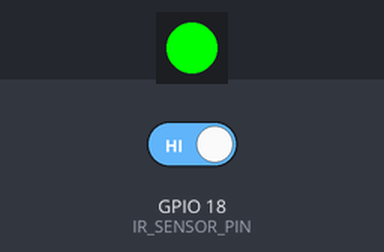
Recording of a sketch running on a simulated ESP32. Parts: 1 RGB LEDs in strip order, left to right. The inputs (shaded band) are chosen by the test bench; at power-on: GPIO 18 (IR_SENSOR_PIN) HIGH. WiFi joins after 1.5 s; servers stay silent unless stated; what the sketch prints to the serial monitor is not drawn.

Above: at 3.1 s.
3.2 s: GPIO 18 (IR_SENSOR_PIN) driven LOW
At 5.5 s:
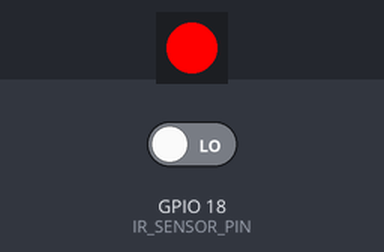
6.2 s: GPIO 18 (IR_SENSOR_PIN) driven HIGH
At 7.8 s:
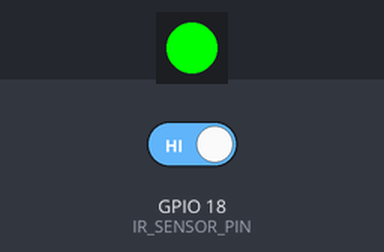
Timing chart, 0 to 9.3 s (numbered marks = the images above; inputs shaded):
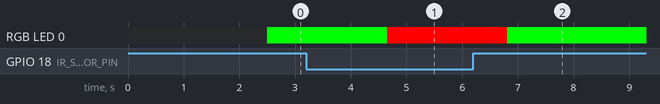

Measured:
- after the input at 3.2 s, RGB LED 0: RGB(0, 255, 0) → RGB(255, 0, 0) after 1.5 s
- after the input at 6.2 s, RGB LED 0: RGB(255, 0, 0) → RGB(0, 255, 0) after 0.61 s

The sketch:

firebaseirws.ino
```cpp
#include <Arduino.h>
#include <WiFi.h>
#include <Firebase_ESP_Client.h>
#include <Adafruit_NeoPixel.h>

// Konfigurasi WiFi
#define WIFI_SSID "hm"
#define WIFI_PASSWORD "123490016"

// Konfigurasi Firebase
#define API_KEY "AIzaSyDQta2iiCWHvrjzJW649XK5MEEL2asfOvU"
#define DATABASE_URL "https://pwiotdwifa-default-rtdb.asia-southeast1.firebasedatabase.app/"

FirebaseData fbdo;
FirebaseAuth auth;
FirebaseConfig config;

// Pin sensor dan WS2812
#define IR_SENSOR_PIN 18  // Ganti dengan pin sensor infrared
#define WS2812_PIN 37  // Ganti dengan pin yang sesuai untuk WS2812
#define NUM_LEDS 1

Adafruit_NeoPixel strip(NUM_LEDS, WS2812_PIN, NEO_GRB + NEO_KHZ800);

unsigned long sendDataPrevMillis = 0;

void setup() {
    Serial.begin(115200);
    WiFi.begin(WIFI_SSID, WIFI_PASSWORD);
    while (WiFi.status() != WL_CONNECTED) {
        delay(300);
        Serial.print(".");
    }
    Serial.println("\nWiFi Connected!");

    // Firebase Setup
    config.api_key = API_KEY;
    config.database_url = DATABASE_URL;
    Firebase.signUp(&config, &auth, "", "");
    Firebase.begin(&config, &auth);
    Firebase.reconnectWiFi(true);

    pinMode(IR_SENSOR_PIN, INPUT);

    strip.begin();
    strip.show(); // Matikan semua LED awalnya
}

void setColor(uint8_t red, uint8_t green, uint8_t blue) {
    strip.setPixelColor(0, strip.Color(red, green, blue));
    strip.show();
}

void loop() {
    if (Firebase.ready() && (millis() - sendDataPrevMillis > 2000)) {
        sendDataPrevMillis = millis();

        int sensorValue = digitalRead(IR_SENSOR_PIN);
        Serial.print("Sensor IR: ");
        Serial.println(sensorValue);

        // Logika WS2812: Merah jika objek terdeteksi, Hijau jika tidak
        if (sensorValue == LOW) {  // Objek terdeteksi
            setColor(255, 0, 0); // Merah
            Serial.println("Lampu Merah (Objek terdeteksi)");
        } else {  // Tidak ada objek
            setColor(0, 255, 0); // Hijau
            Serial.println("Lampu Hijau (Tidak ada objek)");
        }

        // Kirim data ke Firebase
        FirebaseJson json;
        json.set("object_detected", sensorValue == LOW ? "Yes" : "No");
        json.set("lamp_status", sensorValue == LOW ? "Red" : "Green");

        if (Firebase.RTDB.setJSON(&fbdo, "/records/" + String(millis()), &json)) {
            Serial.println("Data berhasil dikirim ke Firebase");
        } else {
            Serial.println("Gagal mengirim data");
            Serial.printf("Error: %s\n", fbdo.errorReason().c_str());
        }
    }
    delay(1000);
}
```
